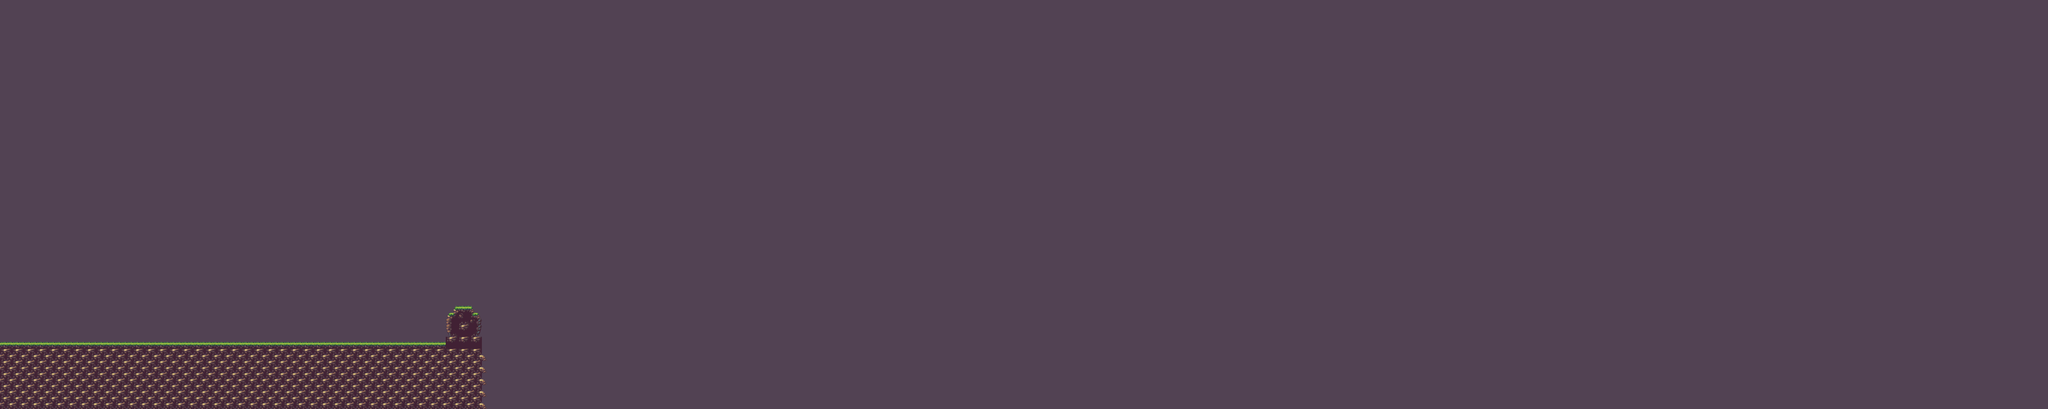

The image is a tile-based game level rendered from a .tmx file. Its description and source (layers, tilesets, objects; grid data summarised) follow:
An orthogonal 170x34 tile map with 32x32 px tiles, 2 tile layers (Parallax, Platforms) and 2 objects (2x Floor).

<map version="1.0" orientation="orthogonal" renderorder="right-down" width="170" height="34" tilewidth="32" tileheight="32" nextobjectid="3">
 <tileset firstgid="1" name="TilesExamples" tilewidth="32" tileheight="32" tilecount="91" columns="13">
  <image source="../Graphics/FreePlatformerNA/Foreground/TilesExamples.png" width="416" height="240" />
 </tileset>
 <layer name="Parallax" width="170" height="34">
  <properties>
   <property name="ParallaxSpeed" type="float" value="1" />
  </properties>
  <data>[5780 cells, 5780 non-empty, 1 distinct tile ids]</data>
 </layer>
 <layer name="Platforms" width="170" height="34">
  <properties>
   <property name="ParallaxSpeed" type="float" value="1" />
  </properties>
  <data>[5780 cells, 254 non-empty, 11 distinct tile ids]</data>
 </layer>
 <objectgroup name="Colliders">
  <object id="1" name="Floor" x="1.33333" y="910.667" width="1284" height="178.667" />
  <object id="2" name="Floor" x="1188" y="814.667" width="89.3333" height="110.667" />
 </objectgroup>
</map>
